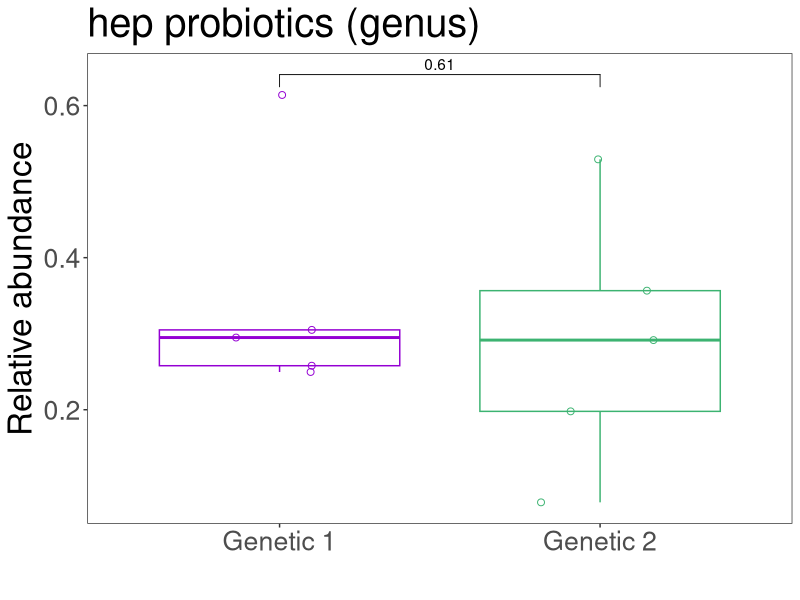
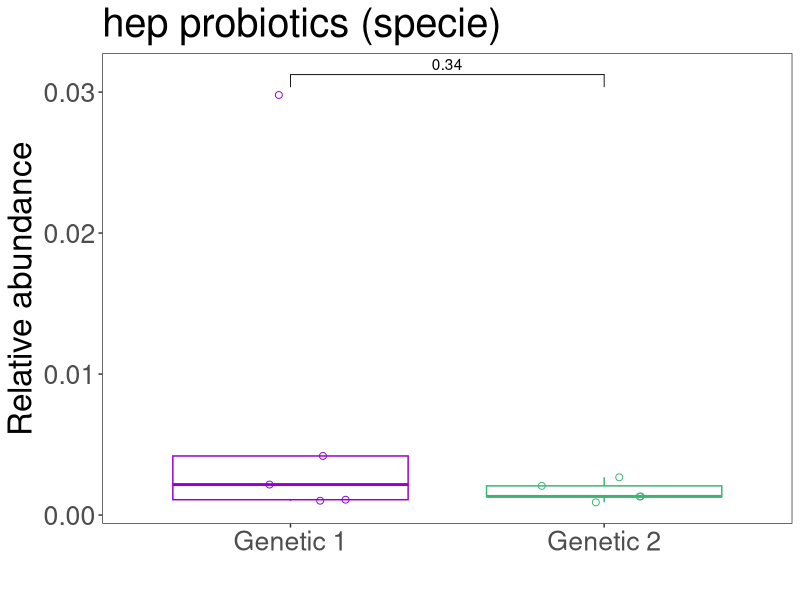
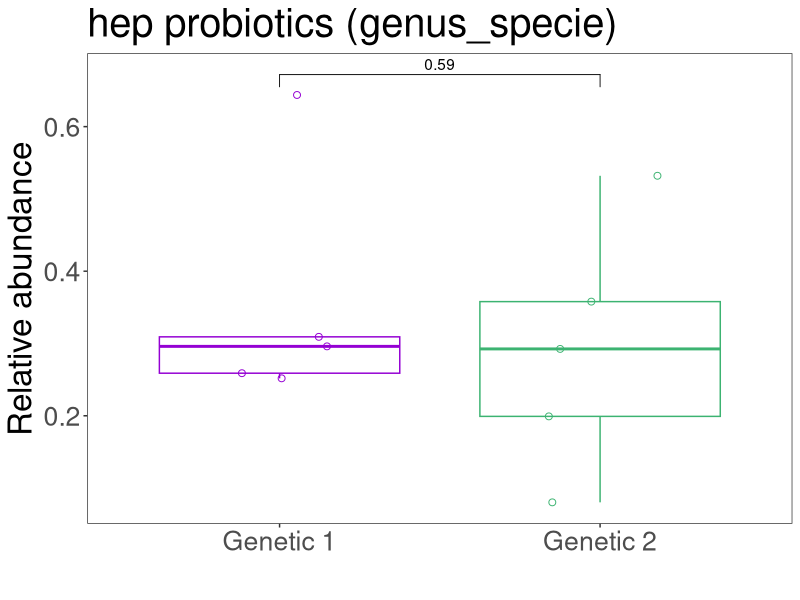

The R source for these figures, in order:
#!/usr/bin/env Rscript
## Purpose of script: Boxplot with t_test test
## Last modification: 31.05.2020
## Author: luigui gallardo-becerra (bfllg77@gmail.com)

# Package installation
#install.packages("dplyr")
#install.packages("ggplot2")
#install.packages("ggpubr")
library("dplyr")
library("ggplot2")
library("ggpubr")

# Genus
# Data input
table_hep_genus <- read.table(file = "./hep_probiotics_genus.txt",
    sep = '\t',
    header = TRUE,
    row.names = 1)

# Define colors
colors <- c("darkviolet", "mediumseagreen")

# Boxplot
p_value <- list(c("Genetic 1", "Genetic 2"))
boxplot <- ggplot(table_hep_genus, 
    aes(x = group,
    y = average)) +
geom_boxplot(aes(color = group),
    outlier.shape = NA) +
geom_point(aes(color = group),
    size = 2,
    shape = 21,
    position = position_jitterdodge()) +
theme_test() +
theme(legend.position = "none") +
labs(x = "",
    y = "Relative abundance",
    title = "hep probiotics (genus)") +
scale_color_manual(values = colors) +
theme(text = element_text(size = 24),
    axis.title.y = element_text(size = 24)) +
stat_compare_means(comparisons = p_value,
    method = "t.test") +
theme(text = element_text(size = 24),
    axis.title.y = element_text(size = 24))

# Creation of pdf
pdf(file = "hep_probiotics_genus_t_test.pdf")
    print(boxplot)
dev.off()

# Specie
# Data input
table_hep_specie <- read.table(file = "./hep_probiotics_specie.txt",
    sep = '\t',
    header = TRUE,
    row.names = 1)

# Define colors
colors <- c("darkviolet", "mediumseagreen")

# Boxplot
p_value <- list(c("Genetic 1", "Genetic 2"))
boxplot <- ggplot(table_hep_specie, 
    aes(x = group,
    y = average)) +
geom_boxplot(aes(color = group),
    outlier.shape = NA) +
geom_point(aes(color = group),
    size = 2,
    shape = 21,
    position = position_jitterdodge()) +
theme_test() +
theme(legend.position = "none") +
labs(x = "",
    y = "Relative abundance",
    title = "hep probiotics (specie)") +
scale_color_manual(values = colors) +
theme(text = element_text(size = 24),
    axis.title.y = element_text(size = 24)) +
stat_compare_means(comparisons = p_value,
    method = "t.test") +
theme(text = element_text(size = 24),
    axis.title.y = element_text(size = 24))

# Creation of pdf
pdf(file = "hep_probiotics_specie_t_test.pdf")
    print(boxplot)
dev.off()

# Genus-specie
# Data input
table_hep_genus_specie <- read.table(file = "./hep_probiotics_genus-specie.txt",
    sep = '\t',
    header = TRUE,
    row.names = 1)

# Define colors
colors <- c("darkviolet", "mediumseagreen")

# Boxplot
p_value <- list(c("Genetic 1", "Genetic 2"))
boxplot <- ggplot(table_hep_genus_specie, 
    aes(x = group,
    y = average)) +
geom_boxplot(aes(color = group),
    outlier.shape = NA) +
geom_point(aes(color = group),
    size = 2,
    shape = 21,
    position = position_jitterdodge()) +
theme_test() +
theme(legend.position = "none") +
labs(x = "",
    y = "Relative abundance",
    title = "hep probiotics (genus_specie)") +
scale_color_manual(values = colors) +
theme(text = element_text(size = 24),
    axis.title.y = element_text(size = 24)) +
stat_compare_means(comparisons = p_value,
    method = "t.test") +
theme(text = element_text(size = 24),
    axis.title.y = element_text(size = 24))

# Creation of pdf
pdf(file = "hep_probiotics_genus_specie_t_test.pdf")
    print(boxplot)
dev.off()